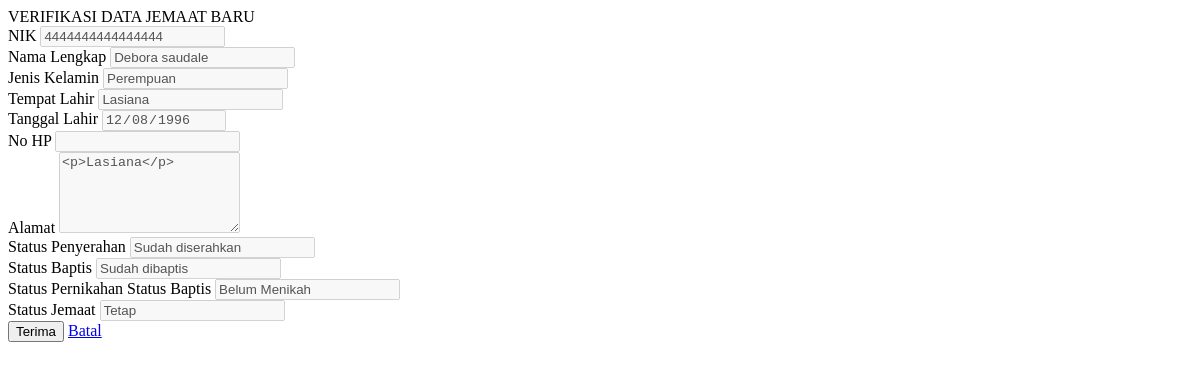
The app's page /dashboard/verifikasi_jemaat.php?id_jemaat=4, older data.
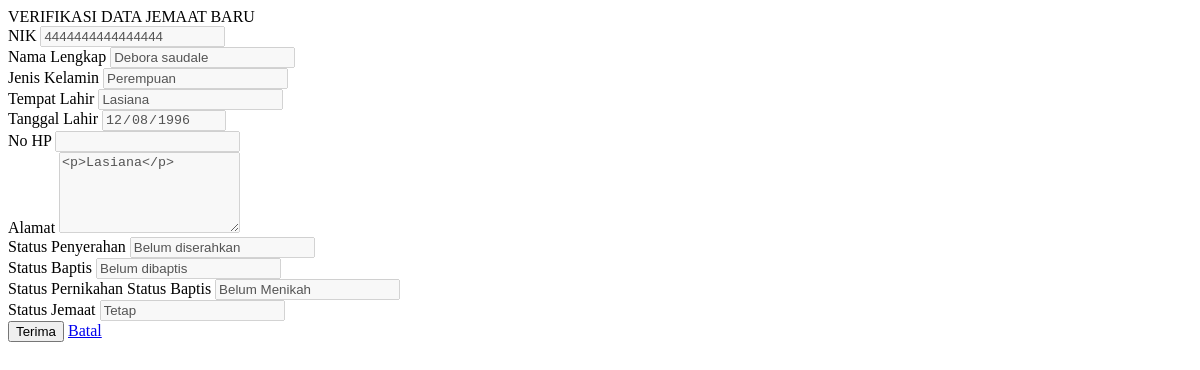
The same page, newer data.
### tables this page shows
CREATE TABLE `jemaat` (
  `id_jemaat` int(11) NOT NULL,
  `tanggal_pendaftaran` date DEFAULT NULL,
  `nik` varchar(16) DEFAULT NULL,
  `nama` varchar(50) NOT NULL,
  `tempat_lahir` varchar(20) NOT NULL,
  `tanggal_lahir` date NOT NULL,
  `no_hp` varchar(12) NOT NULL,
  `jenis_kelamin` enum('Laki-laki','Perempuan') NOT NULL,
  `alamat` text NOT NULL,
  `status_j` int(11) NOT NULL,
  `ket` varchar(10) NOT NULL,
  `username` varchar(20) NOT NULL,
  `password` varchar(20) NOT NULL,
  `baptis` int(11) NOT NULL,
  `penyerahan` int(11) NOT NULL,
  `pernikahan` int(11) NOT NULL
);

### dashboard/verifikasi_jemaat.php (the view, shortened to what this page needs)
<?php
if (isset($_GET['id_jemaat'])) {
	$id_jemaat = $_GET['id_jemaat'];
	$tampil_nik = "SELECT * FROM jemaat WHERE id_jemaat=$id_jemaat";
	$query = mysqli_query($konek, $tampil_nik);
	$data = mysqli_fetch_array($query, MYSQLI_BOTH);
	$nik = $data['nik'];
	$nama = $data['nama'];
	$tempat = $data['tempat_lahir'];
	$tanggal = $data['tanggal_lahir'];
	$jekel = $data['jenis_kelamin'];
    $alamat =$data['alamat'];
    $no_hp =$data['no_hp'];
    $ket =$data['ket'];
    $penyerahan =$data['penyerahan'];
    $baptis =$data['baptis'];
    $pernikahan =$data['pernikahan'];
}
?>
<link href="css/sweetalert.css" rel="stylesheet" type="text/css">
<div class="page-inner">
	<div class="row">
		<div class="col-md-12">
			<form method="POST">
				<div class="card">
					<div class="card-header">
						<div class="card-title">VERIFIKASI DATA JEMAAT BARU</div>
					</div>
					<div class="card-body">
					<div class="row">
							<div class="col-md-6 col-lg-6">
								<div class="form-group">
									<label>NIK</label>
									<input disabled type="number" name="nik" class="form-control" placeholder="NIK Anda.." value="<?= $nik; ?>">
								</div>
								<div class="form-group">
									<label>Nama Lengkap</label>
									<input disabled type="text" name="nama" class="form-control" placeholder="Nama Lengkap Anda.." value="<?= $nama; ?>">
								</div>
								<div class="form-group">
									<label>Jenis Kelamin</label>
									<input disabled type="text" name="nama" class="form-control" placeholder="Nama Lengkap Anda.." value="<?= $jekel; ?>">
								</div>
								<div class="form-group">
									<label>Tempat Lahir</label>
									<input disabled type="text" name="tempat" class="form-control" value="<?= $tempat; ?>">
								</div>
								<div class="form-group">
									<label>Tanggal Lahir</label>
									<input disabled type="date" name="tgl" class="form-control" value="<?= $tanggal; ?>">
								</div>
								<div class="form-group">
									<label for="comment">No HP</label>
									<input disabled type="text" name="no_hp" class="form-control" value="<?= $no_hp; ?>">
								</div>
								<div class="form-group">
									<label for="comment">Alamat</label>
									<textarea disabled class="form-control" name="alamat" rows="5"><?= $alamat ?></textarea>
								</div>
							</div>
							<div class="col-md-6 col-lg-6">
								<div class="form-group">
									<label>Status Penyerahan</label>
                                    <?php if ($penyerahan == 0) {
                                        $penyerahan = "Belum diserahkan";
                                    }else {
                                        $penyerahan = "Sudah diserahkan";
                                    } ?>
									<input disabled type="text" name="no_hp" class="form-control" value="<?= $penyerahan; ?>">
								</div>
								<div class="form-group">
									<label>Status Baptis</label>
                                    <?php if ($baptis == 0) {
                                        $baptis = "Belum dibaptis";
                                    }else {
                                        $baptis = "Sudah dibaptis";
                                    } ?>
									<input disabled type="text" name="no_hp" class="form-control" value="<?= $baptis; ?>">
								</div>
								<div class="form-group">
									<label>Status Pernikahan</label>
									<label>Status Baptis</label>
                                    <?php if ($pernikahan == 0) {
                                        $pernikahan = "Belum Menikah";
                                    }else if ($pernikahan == 1) {
                                        $pernikahan = "Sudah Menikah";
                                    }else {
                                        $pernikahan = "Janda/Duda";
                                    } ?>
									<input disabled type="text" name="no_hp" class="form-control" value="<?= $pernikahan; ?>">
								</div>
								<div class="form-group">
									<label>Status Jemaat</label>
                                    <?php if ($ket == 0) {
                                        $ket = "Sementara";
                                    }else {
                                        $ket = "Tetap";
                                    } ?>
									<input disabled type="text" name="no_hp" class="form-control" value="<?= $ket; ?>">
								</div>
							</div>
						</div>
					</div>
					<div class="card-action">
						<button name="ubah" class="btn btn-success">Terima</button>
						<a href="main2.php" class="btn btn-default">Batal</a>
					</div>
				</div>
		</div>
	</div>
</div>

Row changes from the older to the newer data that the page shows:
changed jemaat "Debora saudale": no_hp "Sudah diserahkan" → "Belum diserahkan"; no_hp "Sudah dibaptis" → "Belum dibaptis"
